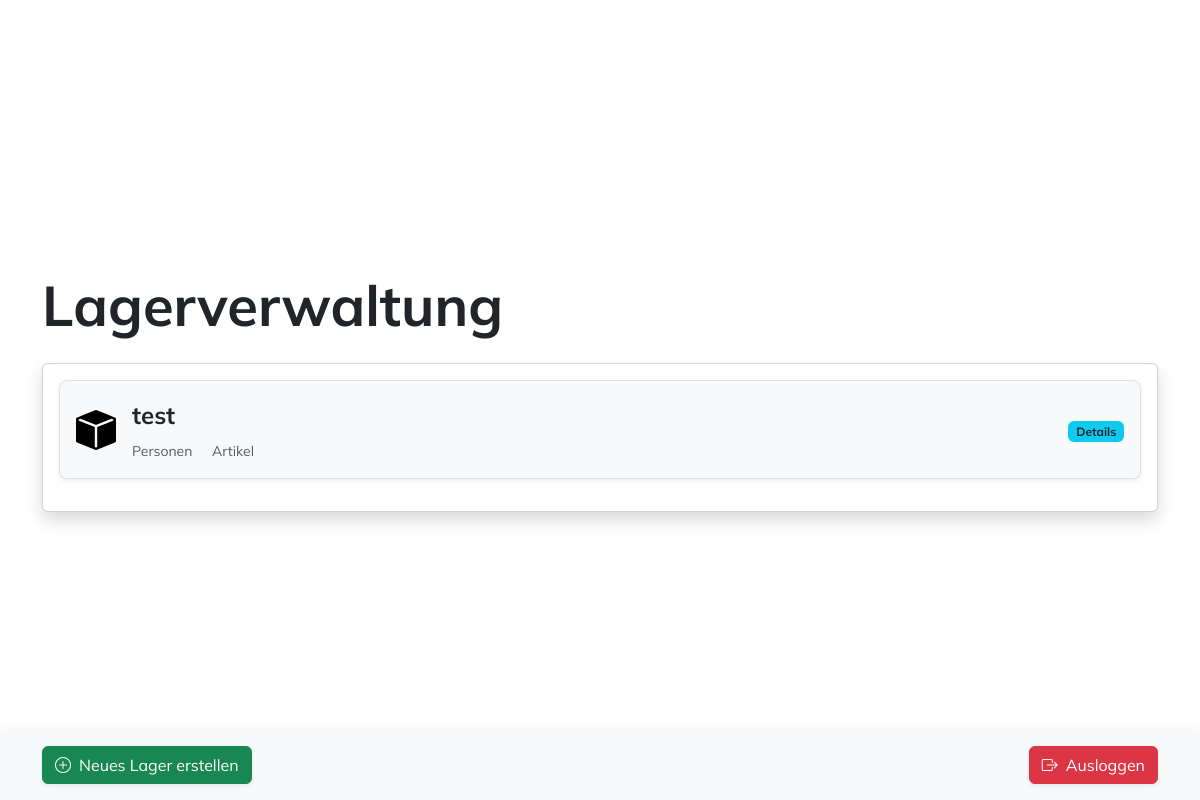
Before: /lager/ (signed in) with the older database file.
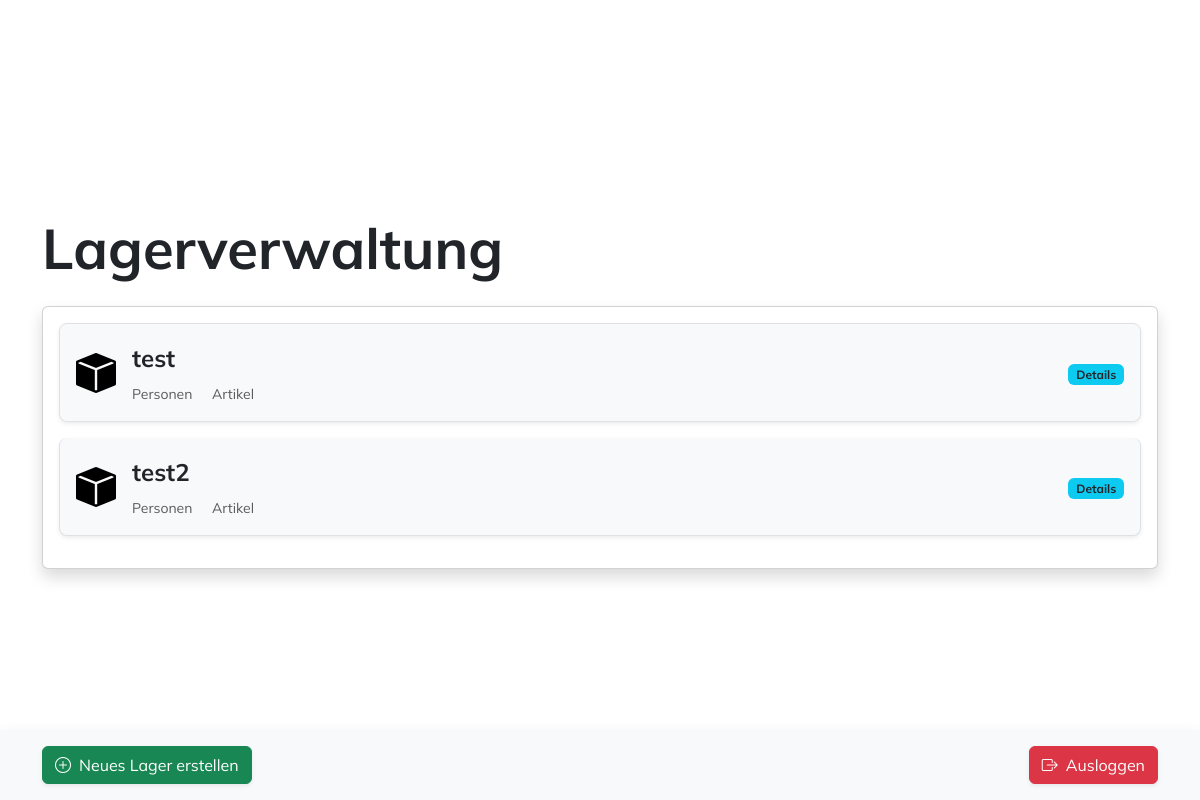
After: the same page with the newer database file.
### myapp/models.py (models this page shows, shortened)
class Lager(models.Model):
    name = models.CharField(max_length=100)
    owner = models.ForeignKey(User, on_delete=models.CASCADE)  # Der Besitzer des Lagers
    users = models.ManyToManyField(User, related_name='lagers')  # Benutzer, die diesem Lager zugewiesen sind

### myapp/views.py (the view)
# urls.py: path('lager/', login_required(views.lager_list), name='lager_list'),
@login_required
def lager_list(request):
    lager = Lager.objects.filter(users=request.user)
    if not lager.exists():
        messages.info(request, 'Du hast noch keine Lager angelegt.')
    return render(request, 'lager_list.html', {'lager': lager})

### templates/lager_list.html
{% extends "base.html" %}
{% block content %}
<div class="container pt-2">
    <div class="text-left mb-4">
        <h2 class="fw-bold display-4">Lagerverwaltung</h2>
    </div>
    <div class="card shadow p-3 mb-4" style="max-height: 70vh; overflow: auto;">
        <ul class="list-group">
            {% if lager.count == 0 %}
                <li class="list-group-item text-center">
                    <span class="text-muted">Noch keine Lager vorhanden</span>
                </li>
            {% else %}
                {% for lager in lager %}
                    <a href="{% url 'lager_detail' lager.id %}" class="list-group-item list-group-item-action d-flex align-items-center mb-3 p-3 rounded-3 shadow-sm bg-light text-decoration-none">
                        <div class="me-3">
                            <i class="bi bi-box-fill" style="font-size: 2.5rem; color: #000000;"></i>
                        </div>
                        <div class="flex-grow-1">
                            <span class="text-dark fw-bold fs-4">{{ lager.name }}</span>
                            <div class="text-muted small mt-2">
                                <span class="me-3"><strong>{{ lager.personen.count }}</strong> Personen</span>
                                <span><strong>{{ lager.artikel_set.count }}</strong> Artikel</span>
                            </div>
                        </div>
                        <div class="ms-3 text-end">
                            <span class="badge bg-info text-dark">Details</span>
                        </div>
                    </a>
                {% endfor %}
            {% endif %}
        </ul>
    </div>
</div>
<div class="container-fluid position-fixed bottom-0 start-0 end-0 bg-light py-3 shadow">
    <div class="container d-flex justify-content-between">
        <a href="{% url 'lager_create' %}" class="btn btn-success d-flex align-items-center shadow-sm">
            <i class="bi bi-plus-circle me-2"></i> Neues Lager erstellen
        </a>
        <a href="{% url 'logout' %}" class="btn btn-danger d-flex align-items-center shadow-sm">
            <i class="bi bi-box-arrow-right me-2"></i> Ausloggen
        </a>
    </div>
</div>
{% endblock %}

### templates/base.html (shortened to what this page needs)
<!DOCTYPE html>
<html lang="en">
<head>
    {% load static %}
    <link rel="stylesheet" type="text/css" href="{% static 'styles/style.css' %}">
    <link href="https://cdn.jsdelivr.net/npm/bootstrap@5.3.0/dist/css/bootstrap.min.css" rel="stylesheet">
    <link href="https://cdn.jsdelivr.net/npm/bootstrap-icons/font/bootstrap-icons.css" rel="stylesheet">
</head>
<body>
    {% block content %}
    {% endblock content %}
</body>
</html>

### myapp/static/styles/style.css (style rules this page uses)
* { padding: 0; margin: 0; box-sizing: border-box; font-family: 'Mulish', sans-serif; transition: 0.3s all ease-in-out; }
body { display: flex; justify-content: center; align-items: center; height: 100vh; background-color: #f4f7fd; }

Changed rows visible on the page:
added Lager: name "test2"
